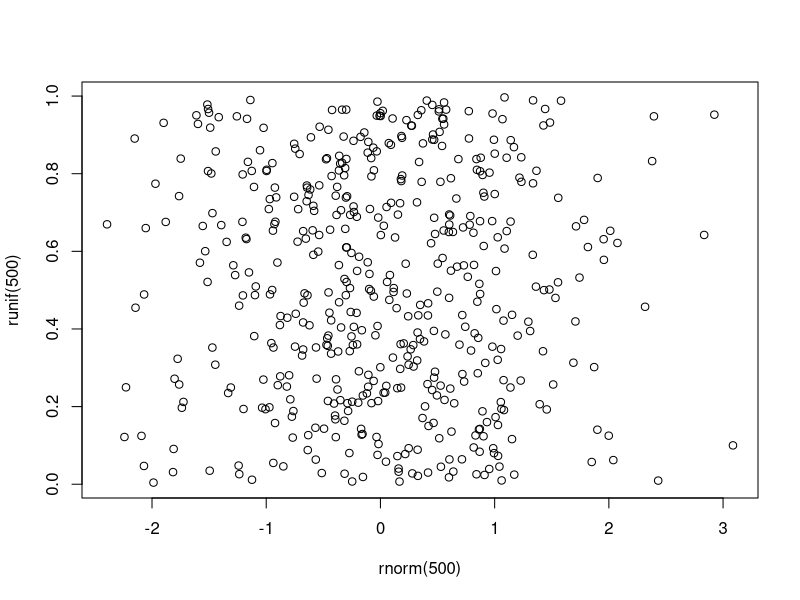

R code for this plot:
## ---- chunk 1
plot(rnorm(500), runif(500))
